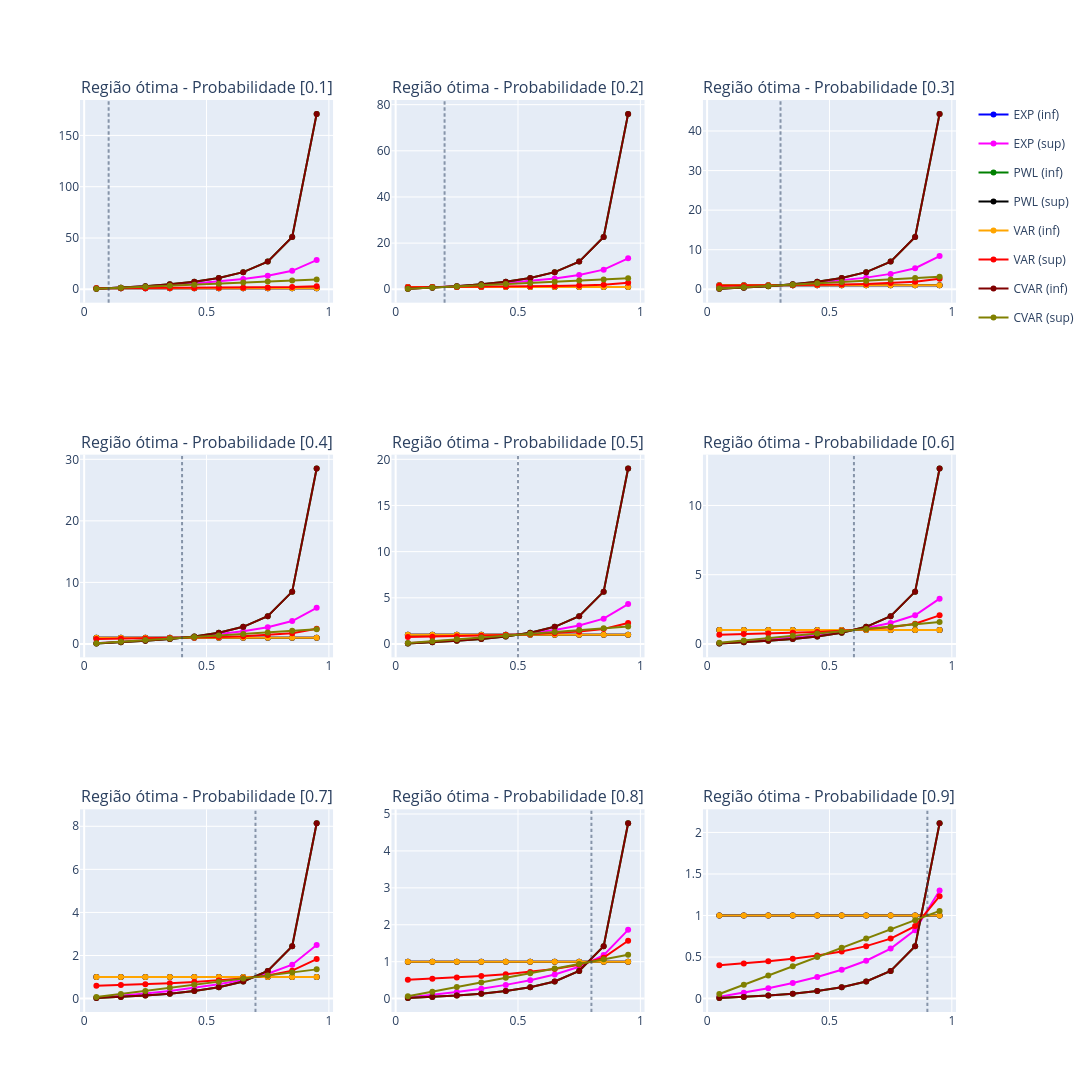

The code cell stored with this chart in its notebook:
### Code cell
_bc_plotly.build_all_graph_limits_multi_prob(_multi_analytical_result, list_p)

### Figure 1 — Plotly figure (JSON) as saved in the notebook; plotly's stock layout.template omitted (floating-point values rounded to 4 significant figures)
{"data": [{"legendgroup": "EXP (inf)", "line": {"color": "blue"}, "name": "EXP (inf)", "showlegend": true, "type": "scatter", "x": [0.05, 0.15, 0.25, 0.35, 0.45, 0.55, 0.65, 0.75, 0.85, 0.95], "xaxis": "x", "y": [1, 1, 1, 1, 1, 1, 1, 1, 1, 1], "yaxis": "y"}, {"legendgroup": "EXP (inf)", "line": {"color": "blue"}, "name": "EXP (inf)", "showlegend": false, "type": "scatter", "x": [0.05, 0.15, 0.25, 0.35, 0.45, 0.55, 0.65, 0.75, 0.85, 0.95], "xaxis": "x2", "y": [1, 1, 1, 1, 1, 1, 1, 1, 1, 1], "yaxis": "y2"}, {"legendgroup": "EXP (inf)", "line": {"color": "blue"}, "name": "EXP (inf)", "showlegend": false, "type": "scatter", "x": [0.05, 0.15, 0.25, 0.35, 0.45, 0.55, 0.65, 0.75, 0.85, 0.95], "xaxis": "x3", "y": [1, 1, 1, 1, 1, 1, 1, 1, 1, 1], "yaxis": "y3"}, {"legendgroup": "EXP (inf)", "line": {"color": "blue"}, "name": "EXP (inf)", "showlegend": false, "type": "scatter", "x": [0.05, 0.15, 0.25, 0.35, 0.45, 0.55, 0.65, 0.75, 0.85, 0.95], "xaxis": "x4", "y": [1, 1, 1, 1, 1, 1, 1, 1, 1, 1], "yaxis": "y4"}, {"legendgroup": "EXP (inf)", "line": {"color": "blue"}, "name": "EXP (inf)", "showlegend": false, "type": "scatter", "x": [0.05, 0.15, 0.25, 0.35, 0.45, 0.55, 0.65, 0.75, 0.85, 0.95], "xaxis": "x5", "y": [1, 1, 1, 1, 1, 1, 1, 1, 1, 1], "yaxis": "y5"}, {"legendgroup": "EXP (inf)", "line": {"color": "blue"}, "name": "EXP (inf)", "showlegend": false, "type": "scatter", "x": [0.05, 0.15, 0.25, 0.35, 0.45, 0.55, 0.65, 0.75, 0.85, 0.95], "xaxis": "x6", "y": [1, 1, 1, 1, 1, 1, 1, 1, 1, 1], "yaxis": "y6"}, {"legendgroup": "EXP (inf)", "line": {"color": "blue"}, "name": "EXP (inf)", "showlegend": false, "type": "scatter", "x": [0.05, 0.15, 0.25, 0.35, 0.45, 0.55, 0.65, 0.75, 0.85, 0.95], "xaxis": "x7", "y": [1, 1, 1, 1, 1, 1, 1, 1, 1, 1], "yaxis": "y7"}, {"legendgroup": "EXP (inf)", "line": {"color": "blue"}, "name": "EXP (inf)", "showlegend": false, "type": "scatter", "x": [0.05, 0.15, 0.25, 0.35, 0.45, 0.55, 0.65, 0.75, 0.85, 0.95], "xaxis": "x8", "y": [1, 1, 1, 1, 1, 1, 1, 1, 1, 1], "yaxis": "y8"}, {"legendgroup": "EXP (inf)", "line": {"color": "blue"}, "name": "EXP (inf)", "showlegend": false, "type": "scatter", "x": [0.05, 0.15, 0.25, 0.35, 0.45, 0.55, 0.65, 0.75, 0.85, 0.95], "xaxis": "x9", "y": [1, 1, 1, 1, 1, 1, 1, 1, 1, 1], "yaxis": "y9"}, {"legendgroup": "EXP (sup)", "line": {"color": "magenta"}, "name": "EXP (sup)", "showlegend": true, "type": "scatter", "x": [0.05, 0.15, 0.25, 0.35, 0.45, 0.55, 0.65, 0.75, 0.85, 0.95], "xaxis": "x", "y": [0.4868, 1.543, 2.73, 4.089, 5.674, 7.579, 9.964, 13.16, 18.01, 28.43], "yaxis": "y"}, {"legendgroup": "EXP (sup)", "line": {"color": "magenta"}, "name": "EXP (sup)", "showlegend": false, "type": "scatter", "x": [0.05, 0.15, 0.25, 0.35, 0.45, 0.55, 0.65, 0.75, 0.85, 0.95], "xaxis": "x2", "y": [0.2299, 0.7283, 1.289, 1.931, 2.679, 3.578, 4.705, 6.213, 8.502, 13.43], "yaxis": "y2"}, {"legendgroup": "EXP (sup)", "line": {"color": "magenta"}, "name": "EXP (sup)", "showlegend": false, "type": "scatter", "x": [0.05, 0.15, 0.25, 0.35, 0.45, 0.55, 0.65, 0.75, 0.85, 0.95], "xaxis": "x3", "y": [0.1438, 0.4556, 0.8066, 1.208, 1.676, 2.239, 2.943, 3.887, 5.319, 8.399], "yaxis": "y3"}, {"legendgroup": "EXP (sup)", "line": {"color": "magenta"}, "name": "EXP (sup)", "showlegend": false, "type": "scatter", "x": [0.05, 0.15, 0.25, 0.35, 0.45, 0.55, 0.65, 0.75, 0.85, 0.95], "xaxis": "x4", "y": [0.1004, 0.3181, 0.5632, 0.8433, 1.17, 1.563, 2.055, 2.714, 3.714, 5.864], "yaxis": "y4"}, {"legendgroup": "EXP (sup)", "line": {"color": "magenta"}, "name": "EXP (sup)", "showlegend": false, "type": "scatter", "x": [0.05, 0.15, 0.25, 0.35, 0.45, 0.55, 0.65, 0.75, 0.85, 0.95], "xaxis": "x5", "y": [0.074, 0.2345, 0.415, 0.6215, 0.8625, 1.152, 1.515, 2.0, 2.737, 4.322], "yaxis": "y5"}, {"legendgroup": "EXP (sup)", "line": {"color": "magenta"}, "name": "EXP (sup)", "showlegend": false, "type": "scatter", "x": [0.05, 0.15, 0.25, 0.35, 0.45, 0.55, 0.65, 0.75, 0.85, 0.95], "xaxis": "x6", "y": [0.05598, 0.1774, 0.314, 0.4701, 0.6525, 0.8715, 1.146, 1.513, 2.07, 3.269], "yaxis": "y6"}, {"legendgroup": "EXP (sup)", "line": {"color": "magenta"}, "name": "EXP (sup)", "showlegend": false, "type": "scatter", "x": [0.05, 0.15, 0.25, 0.35, 0.45, 0.55, 0.65, 0.75, 0.85, 0.95], "xaxis": "x7", "y": [0.0426, 0.135, 0.2389, 0.3578, 0.4966, 0.6632, 0.872, 1.151, 1.576, 2.488], "yaxis": "y7"}, {"legendgroup": "EXP (sup)", "line": {"color": "magenta"}, "name": "EXP (sup)", "showlegend": false, "type": "scatter", "x": [0.05, 0.15, 0.25, 0.35, 0.45, 0.55, 0.65, 0.75, 0.85, 0.95], "xaxis": "x8", "y": [0.03187, 0.101, 0.1787, 0.2677, 0.3715, 0.4961, 0.6523, 0.8614, 1.179, 1.861], "yaxis": "y8"}, {"legendgroup": "EXP (sup)", "line": {"color": "magenta"}, "name": "EXP (sup)", "showlegend": false, "type": "scatter", "x": [0.05, 0.15, 0.25, 0.35, 0.45, 0.55, 0.65, 0.75, 0.85, 0.95], "xaxis": "x9", "y": [0.02228, 0.07058, 0.1249, 0.1871, 0.2596, 0.3468, 0.4559, 0.6021, 0.8239, 1.301], "yaxis": "y9"}, {"legendgroup": "PWL (inf)", "line": {"color": "green"}, "name": "PWL (inf)", "showlegend": true, "type": "scatter", "x": [0.05, 0.15, 0.25, 0.35, 0.45, 0.55, 0.65, 0.75, 0.85, 0.95], "xaxis": "x", "y": [0.4737, 1.588, 3.0, 4.846, 7.364, 11.0, 16.71, 27.0, 51.0, 171.0], "yaxis": "y"}, {"legendgroup": "PWL (inf)", "line": {"color": "green"}, "name": "PWL (inf)", "showlegend": false, "type": "scatter", "x": [0.05, 0.15, 0.25, 0.35, 0.45, 0.55, 0.65, 0.75, 0.85, 0.95], "xaxis": "x2", "y": [0.2105, 0.7059, 1.333, 2.154, 3.273, 4.889, 7.429, 12.0, 22.67, 76.0], "yaxis": "y2"}, {"legendgroup": "PWL (inf)", "line": {"color": "green"}, "name": "PWL (inf)", "showlegend": false, "type": "scatter", "x": [0.05, 0.15, 0.25, 0.35, 0.45, 0.55, 0.65, 0.75, 0.85, 0.95], "xaxis": "x3", "y": [0.1228, 0.4118, 0.7778, 1.256, 1.909, 2.852, 4.333, 7.0, 13.22, 44.33], "yaxis": "y3"}, {"legendgroup": "PWL (inf)", "line": {"color": "green"}, "name": "PWL (inf)", "showlegend": false, "type": "scatter", "x": [0.05, 0.15, 0.25, 0.35, 0.45, 0.55, 0.65, 0.75, 0.85, 0.95], "xaxis": "x4", "y": [0.07895, 0.2647, 0.5, 0.8077, 1.227, 1.833, 2.786, 4.5, 8.5, 28.5], "yaxis": "y4"}, {"legendgroup": "PWL (inf)", "line": {"color": "green"}, "name": "PWL (inf)", "showlegend": false, "type": "scatter", "x": [0.05, 0.15, 0.25, 0.35, 0.45, 0.55, 0.65, 0.75, 0.85, 0.95], "xaxis": "x5", "y": [0.05263, 0.1765, 0.3333, 0.5385, 0.8182, 1.222, 1.857, 3.0, 5.667, 19.0], "yaxis": "y5"}, {"legendgroup": "PWL (inf)", "line": {"color": "green"}, "name": "PWL (inf)", "showlegend": false, "type": "scatter", "x": [0.05, 0.15, 0.25, 0.35, 0.45, 0.55, 0.65, 0.75, 0.85, 0.95], "xaxis": "x6", "y": [0.03509, 0.1176, 0.2222, 0.359, 0.5455, 0.8148, 1.238, 2.0, 3.778, 12.67], "yaxis": "y6"}, {"legendgroup": "PWL (inf)", "line": {"color": "green"}, "name": "PWL (inf)", "showlegend": false, "type": "scatter", "x": [0.05, 0.15, 0.25, 0.35, 0.45, 0.55, 0.65, 0.75, 0.85, 0.95], "xaxis": "x7", "y": [0.02256, 0.07563, 0.1429, 0.2308, 0.3506, 0.5238, 0.7959, 1.286, 2.429, 8.143], "yaxis": "y7"}, {"legendgroup": "PWL (inf)", "line": {"color": "green"}, "name": "PWL (inf)", "showlegend": false, "type": "scatter", "x": [0.05, 0.15, 0.25, 0.35, 0.45, 0.55, 0.65, 0.75, 0.85, 0.95], "xaxis": "x8", "y": [0.01316, 0.04412, 0.08333, 0.1346, 0.2045, 0.3056, 0.4643, 0.75, 1.417, 4.75], "yaxis": "y8"}, {"legendgroup": "PWL (inf)", "line": {"color": "green"}, "name": "PWL (inf)", "showlegend": false, "type": "scatter", "x": [0.05, 0.15, 0.25, 0.35, 0.45, 0.55, 0.65, 0.75, 0.85, 0.95], "xaxis": "x9", "y": [0.005848, 0.01961, 0.03704, 0.05983, 0.09091, 0.1358, 0.2063, 0.3333, 0.6296, 2.111], "yaxis": "y9"}, {"legendgroup": "PWL (sup)", "line": {"color": "black"}, "name": "PWL (sup)", "showlegend": true, "type": "scatter", "x": [0.05, 0.15, 0.25, 0.35, 0.45, 0.55, 0.65, 0.75, 0.85, 0.95], "xaxis": "x", "y": [1, 1, 1, 1, 1, 1, 1, 1, 1, 1], "yaxis": "y"}, {"legendgroup": "PWL (sup)", "line": {"color": "black"}, "name": "PWL (sup)", "showlegend": false, "type": "scatter", "x": [0.05, 0.15, 0.25, 0.35, 0.45, 0.55, 0.65, 0.75, 0.85, 0.95], "xaxis": "x2", "y": [1, 1, 1, 1, 1, 1, 1, 1, 1, 1], "yaxis": "y2"}, {"legendgroup": "PWL (sup)", "line": {"color": "black"}, "name": "PWL (sup)", "showlegend": false, "type": "scatter", "x": [0.05, 0.15, 0.25, 0.35, 0.45, 0.55, 0.65, 0.75, 0.85, 0.95], "xaxis": "x3", "y": [1, 1, 1, 1, 1, 1, 1, 1, 1, 1], "yaxis": "y3"}, {"legendgroup": "PWL (sup)", "line": {"color": "black"}, "name": "PWL (sup)", "showlegend": false, "type": "scatter", "x": [0.05, 0.15, 0.25, 0.35, 0.45, 0.55, 0.65, 0.75, 0.85, 0.95], "xaxis": "x4", "y": [1, 1, 1, 1, 1, 1, 1, 1, 1, 1], "yaxis": "y4"}, {"legendgroup": "PWL (sup)", "line": {"color": "black"}, "name": "PWL (sup)", "showlegend": false, "type": "scatter", "x": [0.05, 0.15, 0.25, 0.35, 0.45, 0.55, 0.65, 0.75, 0.85, 0.95], "xaxis": "x5", "y": [1, 1, 1, 1, 1, 1, 1, 1, 1, 1], "yaxis": "y5"}, {"legendgroup": "PWL (sup)", "line": {"color": "black"}, "name": "PWL (sup)", "showlegend": false, "type": "scatter", "x": [0.05, 0.15, 0.25, 0.35, 0.45, 0.55, 0.65, 0.75, 0.85, 0.95], "xaxis": "x6", "y": [1, 1, 1, 1, 1, 1, 1, 1, 1, 1], "yaxis": "y6"}, {"legendgroup": "PWL (sup)", "line": {"color": "black"}, "name": "PWL (sup)", "showlegend": false, "type": "scatter", "x": [0.05, 0.15, 0.25, 0.35, 0.45, 0.55, 0.65, 0.75, 0.85, 0.95], "xaxis": "x7", "y": [1, 1, 1, 1, 1, 1, 1, 1, 1, 1], "yaxis": "y7"}, {"legendgroup": "PWL (sup)", "line": {"color": "black"}, "name": "PWL (sup)", "showlegend": false, "type": "scatter", "x": [0.05, 0.15, 0.25, 0.35, 0.45, 0.55, 0.65, 0.75, 0.85, 0.95], "xaxis": "x8", "y": [1, 1, 1, 1, 1, 1, 1, 1, 1, 1], "yaxis": "y8"}, {"legendgroup": "PWL (sup)", "line": {"color": "black"}, "name": "PWL (sup)", "showlegend": false, "type": "scatter", "x": [0.05, 0.15, 0.25, 0.35, 0.45, 0.55, 0.65, 0.75, 0.85, 0.95], "xaxis": "x9", "y": [1, 1, 1, 1, 1, 1, 1, 1, 1, 1], "yaxis": "y9"}, {"legendgroup": "VAR (inf)", "line": {"color": "orange"}, "name": "VAR (inf)", "showlegend": true, "type": "scatter", "x": [0.05, 0.15, 0.25, 0.35, 0.45, 0.55, 0.65, 0.75, 0.85, 0.95], "xaxis": "x", "y": [1, 1, 1, 1, 1, 1, 1, 1, 1, 1], "yaxis": "y"}, {"legendgroup": "VAR (inf)", "line": {"color": "orange"}, "name": "VAR (inf)", "showlegend": false, "type": "scatter", "x": [0.05, 0.15, 0.25, 0.35, 0.45, 0.55, 0.65, 0.75, 0.85, 0.95], "xaxis": "x2", "y": [1, 1, 1, 1, 1, 1, 1, 1, 1, 1], "yaxis": "y2"}, {"legendgroup": "VAR (inf)", "line": {"color": "orange"}, "name": "VAR (inf)", "showlegend": false, "type": "scatter", "x": [0.05, 0.15, 0.25, 0.35, 0.45, 0.55, 0.65, 0.75, 0.85, 0.95], "xaxis": "x3", "y": [1, 1, 1, 1, 1, 1, 1, 1, 1, 1], "yaxis": "y3"}, {"legendgroup": "VAR (inf)", "line": {"color": "orange"}, "name": "VAR (inf)", "showlegend": false, "type": "scatter", "x": [0.05, 0.15, 0.25, 0.35, 0.45, 0.55, 0.65, 0.75, 0.85, 0.95], "xaxis": "x4", "y": [1, 1, 1, 1, 1, 1, 1, 1, 1, 1], "yaxis": "y4"}, {"legendgroup": "VAR (inf)", "line": {"color": "orange"}, "name": "VAR (inf)", "showlegend": false, "type": "scatter", "x": [0.05, 0.15, 0.25, 0.35, 0.45, 0.55, 0.65, 0.75, 0.85, 0.95], "xaxis": "x5", "y": [1, 1, 1, 1, 1, 1, 1, 1, 1, 1], "yaxis": "y5"}, {"legendgroup": "VAR (inf)", "line": {"color": "orange"}, "name": "VAR (inf)", "showlegend": false, "type": "scatter", "x": [0.05, 0.15, 0.25, 0.35, 0.45, 0.55, 0.65, 0.75, 0.85, 0.95], "xaxis": "x6", "y": [1, 1, 1, 1, 1, 1, 1, 1, 1, 1], "yaxis": "y6"}, {"legendgroup": "VAR (inf)", "line": {"color": "orange"}, "name": "VAR (inf)", "showlegend": false, "type": "scatter", "x": [0.05, 0.15, 0.25, 0.35, 0.45, 0.55, 0.65, 0.75, 0.85, 0.95], "xaxis": "x7", "y": [1, 1, 1, 1, 1, 1, 1, 1, 1, 1], "yaxis": "y7"}, {"legendgroup": "VAR (inf)", "line": {"color": "orange"}, "name": "VAR (inf)", "showlegend": false, "type": "scatter", "x": [0.05, 0.15, 0.25, 0.35, 0.45, 0.55, 0.65, 0.75, 0.85, 0.95], "xaxis": "x8", "y": [1, 1, 1, 1, 1, 1, 1, 1, 1, 1], "yaxis": "y8"}, {"legendgroup": "VAR (inf)", "line": {"color": "orange"}, "name": "VAR (inf)", "showlegend": false, "type": "scatter", "x": [0.05, 0.15, 0.25, 0.35, 0.45, 0.55, 0.65, 0.75, 0.85, 0.95], "xaxis": "x9", "y": [1, 1, 1, 1, 1, 1, 1, 1, 1, 1], "yaxis": "y9"}, {"legendgroup": "VAR (sup)", "line": {"color": "red"}, "name": "VAR (sup)", "showlegend": true, "type": "scatter", "x": [0.05, 0.15, 0.25, 0.35, 0.45, 0.55, 0.65, 0.75, 0.85, 0.95], "xaxis": "x", "y": [0.9737, 1.028, 1.092, 1.168, 1.261, 1.378, 1.533, 1.754, 2.118, 2.993], "yaxis": "y"}, {"legendgroup": "VAR (sup)", "line": {"color": "red"}, "name": "VAR (sup)", "showlegend": false, "type": "scatter", "x": [0.05, 0.15, 0.25, 0.35, 0.45, 0.55, 0.65, 0.75, 0.85, 0.95], "xaxis": "x2", "y": [0.9195, 0.9711, 1.031, 1.103, 1.191, 1.301, 1.448, 1.657, 2.0, 2.826], "yaxis": "y2"}, {"legendgroup": "VAR (sup)", "line": {"color": "red"}, "name": "VAR (sup)", "showlegend": false, "type": "scatter", "x": [0.05, 0.15, 0.25, 0.35, 0.45, 0.55, 0.65, 0.75, 0.85, 0.95], "xaxis": "x3", "y": [0.8629, 0.9113, 0.9679, 1.035, 1.117, 1.221, 1.358, 1.555, 1.877, 2.652], "yaxis": "y3"}, {"legendgroup": "VAR (sup)", "line": {"color": "red"}, "name": "VAR (sup)", "showlegend": false, "type": "scatter", "x": [0.05, 0.15, 0.25, 0.35, 0.45, 0.55, 0.65, 0.75, 0.85, 0.95], "xaxis": "x4", "y": [0.8033, 0.8484, 0.9011, 0.9638, 1.04, 1.137, 1.265, 1.447, 1.748, 2.469], "yaxis": "y4"}, {"legendgroup": "VAR (sup)", "line": {"color": "red"}, "name": "VAR (sup)", "showlegend": false, "type": "scatter", "x": [0.05, 0.15, 0.25, 0.35, 0.45, 0.55, 0.65, 0.75, 0.85, 0.95], "xaxis": "x5", "y": [0.74, 0.7816, 0.8301, 0.8878, 0.9583, 1.047, 1.165, 1.333, 1.61, 2.275], "yaxis": "y5"}, {"legendgroup": "VAR (sup)", "line": {"color": "red"}, "name": "VAR (sup)", "showlegend": false, "type": "scatter", "x": [0.05, 0.15, 0.25, 0.35, 0.45, 0.55, 0.65, 0.75, 0.85, 0.95], "xaxis": "x6", "y": [0.6718, 0.7095, 0.7535, 0.806, 0.8699, 0.9507, 1.058, 1.21, 1.461, 2.065], "yaxis": "y6"}, {"legendgroup": "VAR (sup)", "line": {"color": "red"}, "name": "VAR (sup)", "showlegend": false, "type": "scatter", "x": [0.05, 0.15, 0.25, 0.35, 0.45, 0.55, 0.65, 0.75, 0.85, 0.95], "xaxis": "x7", "y": [0.5964, 0.6299, 0.669, 0.7156, 0.7724, 0.8441, 0.939, 1.075, 1.298, 1.833], "yaxis": "y7"}, {"legendgroup": "VAR (sup)", "line": {"color": "red"}, "name": "VAR (sup)", "showlegend": false, "type": "scatter", "x": [0.05, 0.15, 0.25, 0.35, 0.45, 0.55, 0.65, 0.75, 0.85, 0.95], "xaxis": "x8", "y": [0.5099, 0.5386, 0.572, 0.6118, 0.6604, 0.7217, 0.8028, 0.9188, 1.109, 1.567], "yaxis": "y8"}, {"legendgroup": "VAR (sup)", "line": {"color": "red"}, "name": "VAR (sup)", "showlegend": false, "type": "scatter", "x": [0.05, 0.15, 0.25, 0.35, 0.45, 0.55, 0.65, 0.75, 0.85, 0.95], "xaxis": "x9", "y": [0.401, 0.4235, 0.4498, 0.4811, 0.5193, 0.5675, 0.6313, 0.7225, 0.8724, 1.233], "yaxis": "y9"}, {"legendgroup": "CVAR (inf)", "line": {"color": "maroon"}, "name": "CVAR (inf)", "showlegend": true, "type": "scatter", "x": [0.05, 0.15, 0.25, 0.35, 0.45, 0.55, 0.65, 0.75, 0.85, 0.95], "xaxis": "x", "y": [0.4737, 1.588, 3.0, 4.846, 7.364, 11.0, 16.71, 27.0, 51.0, 171.0], "yaxis": "y"}, {"legendgroup": "CVAR (inf)", "line": {"color": "maroon"}, "name": "CVAR (inf)", "showlegend": false, "type": "scatter", "x": [0.05, 0.15, 0.25, 0.35, 0.45, 0.55, 0.65, 0.75, 0.85, 0.95], "xaxis": "x2", "y": [0.2105, 0.7059, 1.333, 2.154, 3.273, 4.889, 7.429, 12.0, 22.67, 76.0], "yaxis": "y2"}, {"legendgroup": "CVAR (inf)", "line": {"color": "maroon"}, "name": "CVAR (inf)", "showlegend": false, "type": "scatter", "x": [0.05, 0.15, 0.25, 0.35, 0.45, 0.55, 0.65, 0.75, 0.85, 0.95], "xaxis": "x3", "y": [0.1228, 0.4118, 0.7778, 1.256, 1.909, 2.852, 4.333, 7.0, 13.22, 44.33], "yaxis": "y3"}, {"legendgroup": "CVAR (inf)", "line": {"color": "maroon"}, "name": "CVAR (inf)", "showlegend": false, "type": "scatter", "x": [0.05, 0.15, 0.25, 0.35, 0.45, 0.55, 0.65, 0.75, 0.85, 0.95], "xaxis": "x4", "y": [0.07895, 0.2647, 0.5, 0.8077, 1.227, 1.833, 2.786, 4.5, 8.5, 28.5], "yaxis": "y4"}, {"legendgroup": "CVAR (inf)", "line": {"color": "maroon"}, "name": "CVAR (inf)", "showlegend": false, "type": "scatter", "x": [0.05, 0.15, 0.25, 0.35, 0.45, 0.55, 0.65, 0.75, 0.85, 0.95], "xaxis": "x5", "y": [0.05263, 0.1765, 0.3333, 0.5385, 0.8182, 1.222, 1.857, 3.0, 5.667, 19.0], "yaxis": "y5"}, {"legendgroup": "CVAR (inf)", "line": {"color": "maroon"}, "name": "CVAR (inf)", "showlegend": false, "type": "scatter", "x": [0.05, 0.15, 0.25, 0.35, 0.45, 0.55, 0.65, 0.75, 0.85, 0.95], "xaxis": "x6", "y": [0.03509, 0.1176, 0.2222, 0.359, 0.5455, 0.8148, 1.238, 2.0, 3.778, 12.67], "yaxis": "y6"}, {"legendgroup": "CVAR (inf)", "line": {"color": "maroon"}, "name": "CVAR (inf)", "showlegend": false, "type": "scatter", "x": [0.05, 0.15, 0.25, 0.35, 0.45, 0.55, 0.65, 0.75, 0.85, 0.95], "xaxis": "x7", "y": [0.02256, 0.07563, 0.1429, 0.2308, 0.3506, 0.5238, 0.7959, 1.286, 2.429, 8.143], "yaxis": "y7"}, {"legendgroup": "CVAR (inf)", "line": {"color": "maroon"}, "name": "CVAR (inf)", "showlegend": false, "type": "scatter", "x": [0.05, 0.15, 0.25, 0.35, 0.45, 0.55, 0.65, 0.75, 0.85, 0.95], "xaxis": "x8", "y": [0.01316, 0.04412, 0.08333, 0.1346, 0.2045, 0.3056, 0.4643, 0.75, 1.417, 4.75], "yaxis": "y8"}, {"legendgroup": "CVAR (inf)", "line": {"color": "maroon"}, "name": "CVAR (inf)", "showlegend": false, "type": "scatter", "x": [0.05, 0.15, 0.25, 0.35, 0.45, 0.55, 0.65, 0.75, 0.85, 0.95], "xaxis": "x9", "y": [0.005848, 0.01961, 0.03704, 0.05983, 0.09091, 0.1358, 0.2063, 0.3333, 0.6296, 2.111], "yaxis": "y9"}, {"legendgroup": "CVAR (sup)", "line": {"color": "olive"}, "name": "CVAR (sup)", "showlegend": true, "type": "scatter", "x": [0.05, 0.15, 0.25, 0.35, 0.45, 0.55, 0.65, 0.75, 0.85, 0.95], "xaxis": "x", "y": [0.5, 1.5, 2.5, 3.5, 4.5, 5.5, 6.5, 7.5, 8.5, 9.5], "yaxis": "y"}, {"legendgroup": "CVAR (sup)", "line": {"color": "olive"}, "name": "CVAR (sup)", "showlegend": false, "type": "scatter", "x": [0.05, 0.15, 0.25, 0.35, 0.45, 0.55, 0.65, 0.75, 0.85, 0.95], "xaxis": "x2", "y": [0.25, 0.75, 1.25, 1.75, 2.25, 2.75, 3.25, 3.75, 4.25, 4.75], "yaxis": "y2"}, {"legendgroup": "CVAR (sup)", "line": {"color": "olive"}, "name": "CVAR (sup)", "showlegend": false, "type": "scatter", "x": [0.05, 0.15, 0.25, 0.35, 0.45, 0.55, 0.65, 0.75, 0.85, 0.95], "xaxis": "x3", "y": [0.1667, 0.5, 0.8333, 1.167, 1.5, 1.833, 2.167, 2.5, 2.833, 3.167], "yaxis": "y3"}, {"legendgroup": "CVAR (sup)", "line": {"color": "olive"}, "name": "CVAR (sup)", "showlegend": false, "type": "scatter", "x": [0.05, 0.15, 0.25, 0.35, 0.45, 0.55, 0.65, 0.75, 0.85, 0.95], "xaxis": "x4", "y": [0.125, 0.375, 0.625, 0.875, 1.125, 1.375, 1.625, 1.875, 2.125, 2.375], "yaxis": "y4"}, {"legendgroup": "CVAR (sup)", "line": {"color": "olive"}, "name": "CVAR (sup)", "showlegend": false, "type": "scatter", "x": [0.05, 0.15, 0.25, 0.35, 0.45, 0.55, 0.65, 0.75, 0.85, 0.95], "xaxis": "x5", "y": [0.1, 0.3, 0.5, 0.7, 0.9, 1.1, 1.3, 1.5, 1.7, 1.9], "yaxis": "y5"}, {"legendgroup": "CVAR (sup)", "line": {"color": "olive"}, "name": "CVAR (sup)", "showlegend": false, "type": "scatter", "x": [0.05, 0.15, 0.25, 0.35, 0.45, 0.55, 0.65, 0.75, 0.85, 0.95], "xaxis": "x6", "y": [0.08333, 0.25, 0.4167, 0.5833, 0.75, 0.9167, 1.083, 1.25, 1.417, 1.583], "yaxis": "y6"}, {"legendgroup": "CVAR (sup)", "line": {"color": "olive"}, "name": "CVAR (sup)", "showlegend": false, "type": "scatter", "x": [0.05, 0.15, 0.25, 0.35, 0.45, 0.55, 0.65, 0.75, 0.85, 0.95], "xaxis": "x7", "y": [0.07143, 0.2143, 0.3571, 0.5, 0.6429, 0.7857, 0.9286, 1.071, 1.214, 1.357], "yaxis": "y7"}, {"legendgroup": "CVAR (sup)", "line": {"color": "olive"}, "name": "CVAR (sup)", "showlegend": false, "type": "scatter", "x": [0.05, 0.15, 0.25, 0.35, 0.45, 0.55, 0.65, 0.75, 0.85, 0.95], "xaxis": "x8", "y": [0.0625, 0.1875, 0.3125, 0.4375, 0.5625, 0.6875, 0.8125, 0.9375, 1.063, 1.188], "yaxis": "y8"}, {"legendgroup": "CVAR (sup)", "line": {"color": "olive"}, "name": "CVAR (sup)", "showlegend": false, "type": "scatter", "x": [0.05, 0.15, 0.25, 0.35, 0.45, 0.55, 0.65, 0.75, 0.85, 0.95], "xaxis": "x9", "y": [0.05556, 0.1667, 0.2778, 0.3889, 0.5, 0.6111, 0.7222, 0.8333, 0.9444, 1.056], "yaxis": "y9"}], "layout": {"annotations": [{"font": {"size": 16}, "showarrow": false, "text": "Região ótima - Probabilidade [0.1]", "x": 0.1444, "xanchor": "center", "xref": "paper", "y": 1, "yanchor": "bottom", "yref": "paper"}, {"font": {"size": 16}, "showarrow": false, "text": "Região ótima - Probabilidade [0.2]", "x": 0.5, "xanchor": "center", "xref": "paper", "y": 1, "yanchor": "bottom", "yref": "paper"}, {"font": {"size": 16}, "showarrow": false, "text": "Região ótima - Probabilidade [0.3]", "x": 0.8556, "xanchor": "center", "xref": "paper", "y": 1, "yanchor": "bottom", "yref": "paper"}, {"font": {"size": 16}, "showarrow": false, "text": "Região ótima - Probabilidade [0.4]", "x": 0.1444, "xanchor": "center", "xref": "paper", "y": 0.6111, "yanchor": "bottom", "yref": "paper"}, {"font": {"size": 16}, "showarrow": false, "text": "Região ótima - Probabilidade [0.5]", "x": 0.5, "xanchor": "center", "xref": "paper", "y": 0.6111, "yanchor": "bottom", "yref": "paper"}, {"font": {"size": 16}, "showarrow": false, "text": "Região ótima - Probabilidade [0.6]", "x": 0.8556, "xanchor": "center", "xref": "paper", "y": 0.6111, "yanchor": "bottom", "yref": "paper"}, {"font": {"size": 16}, "showarrow": false, "text": "Região ótima - Probabilidade [0.7]", "x": 0.1444, "xanchor": "center", "xref": "paper", "y": 0.2222, "yanchor": "bottom", "yref": "paper"}, {"font": {"size": 16}, "showarrow": false, "text": "Região ótima - Probabilidade [0.8]", "x": 0.5, "xanchor": "center", "xref": "paper", "y": 0.2222, "yanchor": "bottom", "yref": "paper"}, {"font": {"size": 16}, "showarrow": false, "text": "Região ótima - Probabilidade [0.9]", "x": 0.8556, "xanchor": "center", "xref": "paper", "y": 0.2222, "yanchor": "bottom", "yref": "paper"}], "height": 1200, "shapes": [{"line": {"dash": "dot"}, "opacity": 0.5, "type": "rect", "x0": 0.1, "x1": 0.1, "xref": "x", "y0": 0, "y1": 1, "yref": "y domain"}, {"line": {"dash": "dot"}, "opacity": 0.5, "type": "rect", "x0": 0.2, "x1": 0.2, "xref": "x2", "y0": 0, "y1": 1, "yref": "y2 domain"}, {"line": {"dash": "dot"}, "opacity": 0.5, "type": "rect", "x0": 0.3, "x1": 0.3, "xref": "x3", "y0": 0, "y1": 1, "yref": "y3 domain"}, {"line": {"dash": "dot"}, "opacity": 0.5, "type": "rect", "x0": 0.4, "x1": 0.4, "xref": "x4", "y0": 0, "y1": 1, "yref": "y4 domain"}, {"line": {"dash": "dot"}, "opacity": 0.5, "type": "rect", "x0": 0.5, "x1": 0.5, "xref": "x5", "y0": 0, "y1": 1, "yref": "y5 domain"}, {"line": {"dash": "dot"}, "opacity": 0.5, "type": "rect", "x0": 0.6, "x1": 0.6, "xref": "x6", "y0": 0, "y1": 1, "yref": "y6 domain"}, {"line": {"dash": "dot"}, "opacity": 0.5, "type": "rect", "x0": 0.7, "x1": 0.7, "xref": "x7", "y0": 0, "y1": 1, "yref": "y7 domain"}, {"line": {"dash": "dot"}, "opacity": 0.5, "type": "rect", "x0": 0.8, "x1": 0.8, "xref": "x8", "y0": 0, "y1": 1, "yref": "y8 domain"}, {"line": {"dash": "dot"}, "opacity": 0.5, "type": "rect", "x0": 0.9, "x1": 0.9, "xref": "x9", "y0": 0, "y1": 1, "yref": "y9 domain"}], "width": 1600, "xaxis": {"anchor": "y", "autorange": true, "domain": [0, 0.2889], "range": [-0.01071, 1.011], "type": "linear"}, "xaxis2": {"anchor": "y2", "autorange": true, "domain": [0.3556, 0.6444], "range": [-0.01071, 1.011], "type": "linear"}, "xaxis3": {"anchor": "y3", "autorange": true, "domain": [0.7111, 1], "range": [-0.01071, 1.011], "type": "linear"}, "xaxis4": {"anchor": "y4", "autorange": true, "domain": [0, 0.2889], "range": [-0.01071, 1.011], "type": "linear"}, "xaxis5": {"anchor": "y5", "autorange": true, "domain": [0.3556, 0.6444], "range": [-0.01071, 1.011], "type": "linear"}, "xaxis6": {"anchor": "y6", "autorange": true, "domain": [0.7111, 1], "range": [-0.01071, 1.011], "type": "linear"}, "xaxis7": {"anchor": "y7", "autorange": true, "domain": [0, 0.2889], "range": [-0.01071, 1.011], "type": "linear"}, "xaxis8": {"anchor": "y8", "autorange": true, "domain": [0.3556, 0.6444], "range": [-0.01071, 1.011], "type": "linear"}, "xaxis9": {"anchor": "y9", "autorange": true, "domain": [0.7111, 1], "range": [-0.01071, 1.011], "type": "linear"}, "yaxis": {"anchor": "x", "autorange": true, "domain": [0.7778, 1], "range": [-12.62, 184.1], "type": "linear"}, "yaxis2": {"anchor": "x2", "autorange": true, "domain": [0.7778, 1], "range": [-5.607, 81.82], "type": "linear"}, "yaxis3": {"anchor": "x3", "autorange": true, "domain": [0.7778, 1], "range": [-3.271, 47.73], "type": "linear"}, "yaxis4": {"anchor": "x4", "autorange": true, "domain": [0.3889, 0.6111], "range": [-2.103, 30.68], "type": "linear"}, "yaxis5": {"anchor": "x5", "autorange": true, "domain": [0.3889, 0.6111], "range": [-1.402, 20.45], "type": "linear"}, "yaxis6": {"anchor": "x6", "autorange": true, "domain": [0.3889, 0.6111], "range": [-0.9345, 13.64], "type": "linear"}, "yaxis7": {"anchor": "x7", "autorange": true, "domain": [0, 0.2222], "range": [-0.6008, 8.766], "type": "linear"}, "yaxis8": {"anchor": "x8", "autorange": true, "domain": [0, 0.2222], "range": [-0.3504, 5.114], "type": "linear"}, "yaxis9": {"anchor": "x9", "autorange": true, "domain": [0, 0.2222], "range": [-0.1558, 2.273], "type": "linear"}}}
